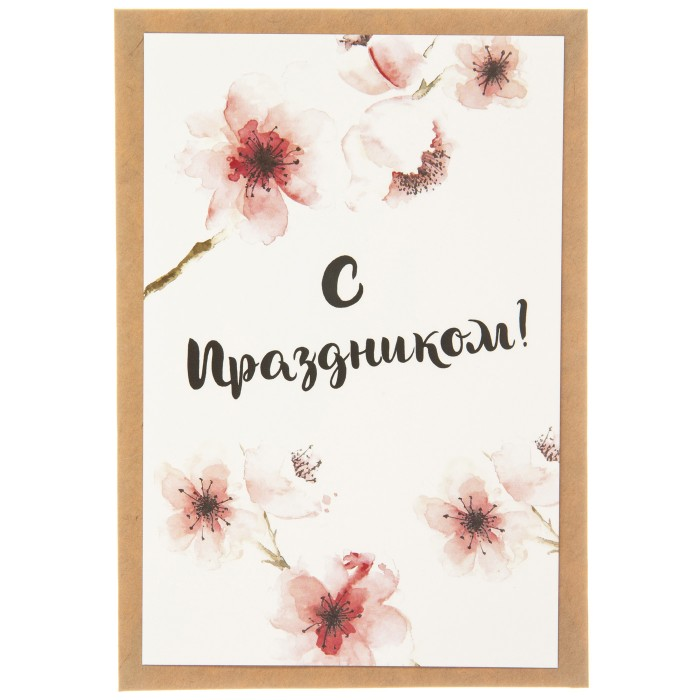
#> input picture 10/открытка.jpg, 700 x 700 px
$ python 'Лаба_10.py'
#> lines starting #> are read from the running program, lines starting #| are printed output that depends on the picture
#1
from PIL import Image

img = Image.open("открытка.jpg")
#> img is the input picture: PIL image 700x700 RGB; mean R, G, B 238.5, 228.7, 220.2
cropped = img.crop((180, 75, 360, 260))
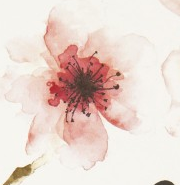
#> cropped: PIL image 180x185 RGB; mean R, G, B 233.5, 216.4, 208.9
cropped.save("открытка_обрезанная.jpg")

#2
from PIL import Image

d = {"Новый год": "НГ.jpg", "С 8 марта": "8.jpg", "С днем рождения": "открытка.jpg"}
#> (the run stopped early here; a loop or call above may not have finished)
